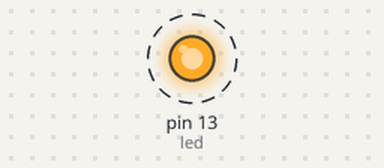
This sketch was run on a simulated Arduino Uno, built with avr-gcc and run on an emulated ATmega328P. On the bench: output pins drawn as LEDs (lit = HIGH). Dashed ring = blinking.

Above: at 0.5 s.
Timing chart, 0 to 4.6 s (numbered marks = the images above):
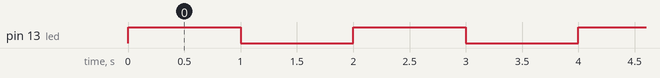

The sketch:

sketch_sep26c.ino
```cpp
int led = 13;
int ms = 1000;

void setup() {
  // put your setup code here, to run once:
  pinMode(led,OUTPUT);
  digitalWrite(led,LOW);
  Serial.begin(9600);
}

void loop() {
  // put your main code here, to run repeatedly:
  char read_data;
  if(Serial.available())
  {
    read_data = Serial.read();
    if(read_data == '1')
    {
      ms = 1000;
    }
    else if(read_data == '2')
    {
      ms = 500;
    }
    else if(read_data == '3')
    {
      ms = 200;
    }
  }

  digitalWrite(led, HIGH);
  delay(ms);
  digitalWrite(led, LOW);
  delay(ms);
}
```

Measured:
- by itself, pin 13 (led): alternates HIGH for 1.0 s and LOW for 1.0 s
